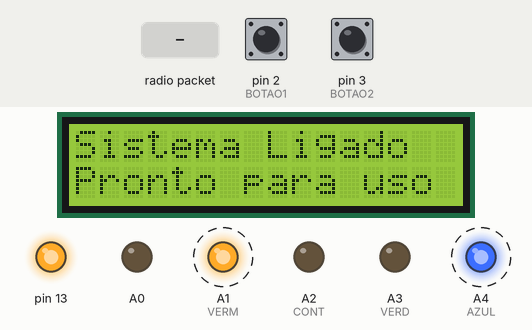
Bench run of a sketch on a simulated Arduino Uno, built with avr-gcc and run on an emulated ATmega328P. Shown: 16×2 character LCD, output pins drawn as LEDs (lit = HIGH). Dashed ring = blinking. The inputs (shaded band) are chosen by the test bench; at power-on: pin 2 (BOTAO1) HIGH, pin 3 (BOTAO2) HIGH. No radio packets arrive unless stated.

Above: at 8.52 s.
9.2 s: radio packet "1" arrives
At 10.3 s:
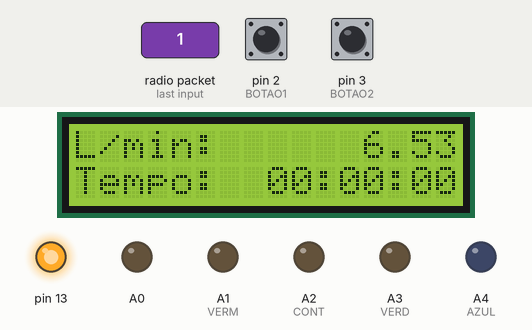
At 17.7 s:
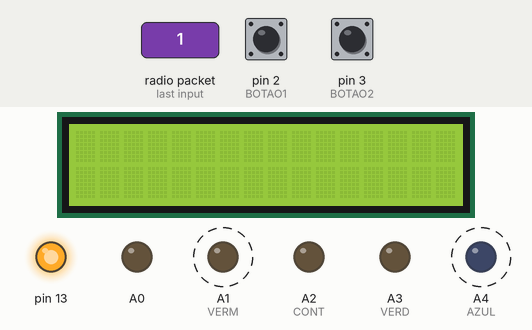
Timing chart, 0 to 18.2 s (numbered marks = the images above; inputs shaded):
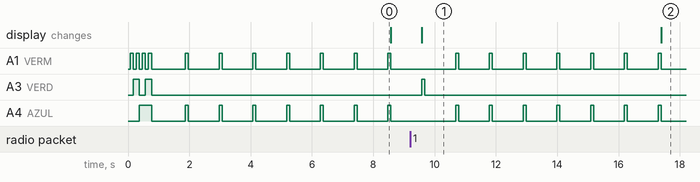

Measured:
- after the input at 9.2 s, A3 (VERD): LOW → HIGH after 0.38 s, → LOW 0.10 s later; the display: changes after 0.38 s (image 1)
- by itself, A1 (VERM), A4 (AZUL): alternates HIGH for 0.10 s and LOW for 1.0 s

The sketch:

Display.ino
```cpp
// Para usar a tranmissão RF 433Mhz
#include <VirtualWire.h>

#define MAX_BUFF 32                     // Seta o número máximo de bytes para serem enviados

uint8_t buff_len = MAX_BUFF;            // Tamanho do buffer
uint8_t buff[MAX_BUFF];                 // Criação de um Buffer para receber as mensagens do tranmissor

const int receive_pin     = 11;         // Pino usado para o RX

// Variaveis de inatividade
unsigned long int time2reset = 0;
bool              flag2reset = 0;

// Para usar o Display LCD
#include <LiquidCrystal.h>

/*  LCD RS pin to digital pin 8          // Reset
/*  LCD EN pin to digital pin 9          // Enable
/*  LCD D4 pin to digital pin 7          // Dados 1
/*  LCD D5 pin to digital pin 6          // Dados 2  Sistema
/*  LCD D6 pin to digital pin 5          // Dados 3    SPI
/*  LCD D7 pin to digital pin 4          // Dados 4
/*  LCD RW pin to ground                 // Read(1) ou Write(0)
 */
const int RS=9, EN=8, D4=7, D5=6, D6=5, D7=4;

// Inicia a interface do display LCD com os pinos
LiquidCrystal lcd(RS, EN, D4, D5, D6, D7);


// Para as indicações luminosas LED RGB - Catodo comum
const int VERM    = A1;                // Controle da luz vermelha
const int CONT    = A2;                // Controle Vdd
const int VERD    = A3;                // Controle da luz amarela
const int AZUL    = A4;                // Controle da luz verde


// Constantes para controle
uint8_t *pulsos = &buff[0];
uint8_t *Seg    = &buff[1];
uint8_t *Min    = &buff[2];
uint8_t *Hor    = &buff[3];

// Botão de controle de menu
const int BOTAO1 = 2;
const int BOTAO2 = 3;
int       menu   = 0;

// Variáveis importantes para a medição
float vazao      = 0.0;
float miliLitros = 0.0;
float Litros     = 0.0;


void setup() {

  // Para ligar o Vcc do Receptor nos pinos 13
  pinMode(13, OUTPUT);
  digitalWrite(13, HIGH);

  // Controle de luzes
  pinMode(VERM, OUTPUT);
  pinMode(VERD, OUTPUT);
  pinMode(AZUL, OUTPUT);
  pinMode(CONT, OUTPUT);

  // Evitar queimar o LED
  analogWrite(CONT, LOW);

  // Potenciometro para o LCD
  pinMode(A0, OUTPUT);
  analogWrite(A0, 120);

  // Setando as configurações do LCD * 16 colunas 2 linhas
  lcd.begin(16, 2);

  // Printando uma mensagem de boas vindas no LCD.
  lcd.setCursor(0,0);
  lcd.print("Sistema Ligado");
  lcd.setCursor(0,1);
  lcd.print("Pronto para uso");

  // Define os botões com interrupção
  // Controle de menu
  pinMode(BOTAO1, INPUT_PULLUP);
  attachInterrupt(0, incMenu, FALLING);
  // Reseta mediço
  pinMode(BOTAO2, INPUT_PULLUP);
  attachInterrupt(1, reset, FALLING);

  //Iniciar as configurações de transmissão e recepção RF
  vw_set_rx_pin(receive_pin);         // Pino de Recepção RF
  vw_setup(2000);                     // Bits por segundo
  vw_rx_start();                      // Inicia a recepção de dados RX (Receive)

  // Sinalização de inicialização
  piscaCores(100);
}


void loop() {

  // Espera nova mensagem por 1 segundo (1000 milissegundos);
  vw_wait_rx_max(1000);

  // Recebe a mensagem no Buff e o tamanho BuffLen
  if(vw_have_message()){
    if (vw_get_message(buff, &buff_len)){

      vazao = *pulsos/7.5;
      miliLitros = vazao / 60;
      Litros += miliLitros;

      if (menu == 0){
        lcd.clear();            // Limpa a tela antes de nova escrita
        lcd.setCursor(0, 0);    // Setar a posição de escrita no LCD
        lcd.print("L/min:");    // Printar a dimensão
        lcd.setCursor(12, 0);       // Seta a posição de escrita no LCD
        lcd.print(vazao);
        printTempo();

      }
      else if (menu == 1){
        lcd.clear();            // Limpa a tela antes de nova escrita
        lcd.setCursor(0, 0);    // Setar a posição de escrita no LCD
        lcd.print("Litros:");    // Printar a dimensão
        lcd.setCursor(12, 0);       // Seta a posição de escrita no LCD
        lcd.print(Litros);
        printTempo();
      }
      else{
        lcd.clear();
      }
    }

    else{
      //RECEBENDO SINAL ERRADO, FAZER AS MEDIAS E CONTORNAR
      piscadela(1,0,0,100);
      *Seg>60 ? *Seg=0 : *Seg++;
      printTempo();
    }

    flag2reset = false;
    time2reset = 0;

  }
  else{
    piscadela(1,0,1,100);
    // Não esta recebendo sinal - sinaliza
    if(!flag2reset)
      time2reset = millis();
    flag2reset = true;

    // Se o tempo inativo for maior que 10 minutos - desliga
    if(millis()-time2reset>6000)
      lcd.clear();
    Litros = 0;
  }

  delay(1);
}

/*  Definem os 3 estados de menu
 0 = Vazão [litros / minuto]
 1 = Litros
 2 = Menu desligado
 */
void incMenu(){
  menu == 2 ? menu = 0 : menu++ ;
  delay(10);
}


void reset(){
  Litros = 0 ;
}


void controleCores(bool verm, bool verd, bool azul){
  verm ? analogWrite(VERM, 130 ) : analogWrite(VERM, 0 );
  verd ? analogWrite(VERD, 130 ) : analogWrite(VERD, 0 );
  azul ? analogWrite(AZUL, 130 ) : analogWrite(AZUL, 0 );
}

void piscaCores(int tempo){
  byte control = 1;
  for (int i =0; i<8; i++){
    bool byte1 = control & 1;
    bool byte2 = control & 2;
    bool byte3 = control & 4;
    controleCores(byte1,byte2,byte3);
    delay(tempo);
    control++;
  }
}

void piscadela(bool um, bool dois, bool tres, int tempo){
  controleCores(um,dois,tres);
  delay(tempo);
  controleCores(0,0,0);
}

void lcd_print(int num){
  if (num<10){
    lcd.print("0");
    lcd.print(num);
  }
  else{
    lcd.print(num);
  }
}

void printTempo(){
  // Printar o tempo na coluna 2
  lcd.setCursor(0,1);
  lcd.print("Tempo:");
  lcd.setCursor(8,1);
  lcd_print((int)*Hor);
  lcd.setCursor(10,1);
  lcd.print(":");
  lcd.setCursor(11,1);
  lcd_print((int)*Min);
  lcd.setCursor(13,1);
  lcd.print(":");
  lcd.setCursor(14,1);
  lcd_print((int)buff[1]);
  piscadela(0,1,0,100);
}
```
